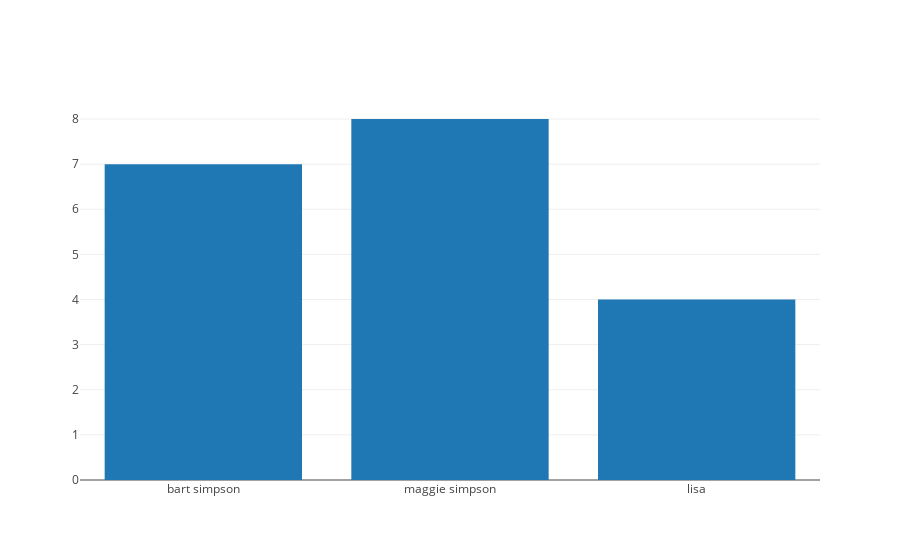

The cell this chart's notebook holds for it:
### Code cell
import plotly

plotly.offline.init_notebook_mode(connected=True)

# plotly.offline.iplot([trace])

### Figure 1 — Plotly figure (JSON) as saved in the notebook; plotly's stock layout.template omitted (floating-point values rounded to 4 significant figures)
{"data": [{"name": "data", "text": [], "type": "bar", "uid": "5091a064-89e9-11e8-a010-a4d18ccc1f8a", "x": ["bart simpson", "maggie simpson", "lisa"], "y": [7, 8, 4]}], "layout": {}}
